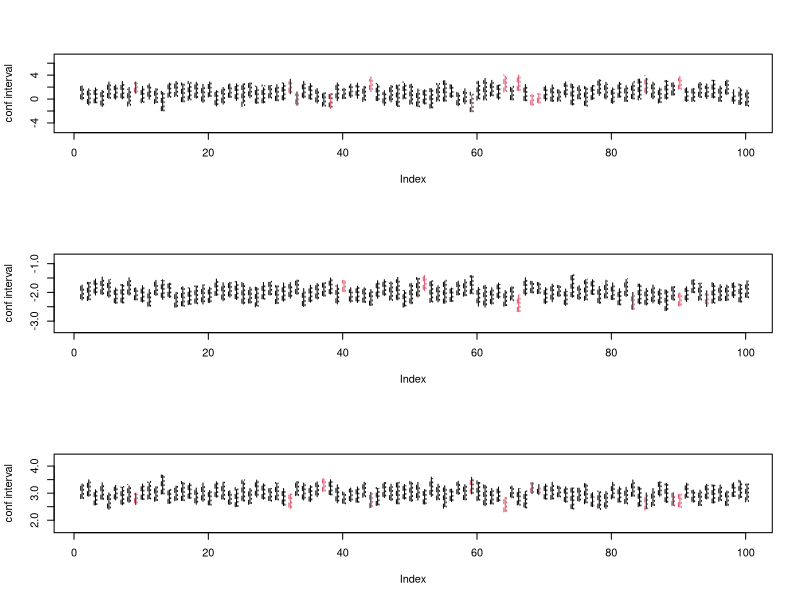

Source code (R):
## ---- chunk 1
knitr::opts_chunk$set(echo = TRUE)
## ---- chunk 2
x2 <- rep(1:5, 5) # data length = 25
x3 <- rep(1:5, each = 5)
## ---- chunk 3
lmcoefs1 <- function(data, ind) coef(lm(y ~ x2 + x3, data = data[ind, ])) # ind=row index
# 10x faster version: 
lmcoefs <- function(data, ind) {
  d <- as.matrix(data)[ind,,drop=FALSE] 
  coef(lm.fit(cbind(1, d[,c("x2","x3")]), d[,"y"])) # `data` should be a df with cols=[y, x2, x3]
}
## ---- chunk 4
len <- 5
B <- 3
bs <- replicate(B, sample(1:len, len, replace = TRUE)) 
print(bs) # size = len * B
print( apply(bs, MARGIN=c(1), sum) ) # 1: apply on each row
print( apply(bs, MARGIN=c(2), sum) ) # 2: apply on each column
## ---- chunk 5
obst.est <- function(data, B){# returns the 3 estimated coeffs for each bs sample shape=(3*B)
  len <- nrow(data)
  # Create matrix of indexes of dimension (len x B) where each colum corresponds to a bootstrap sample
  ind <- replicate(B, sample(1:len, len, replace = TRUE)) # shape of ind = len * B
  # Bootstrap estimations of regression coefficients using the B bootstrap samples
  apply(ind, MARGIN=c(2), lmcoefs, data = data) # each col is a bs-sample, apply to each col
  # result shape: 3 * B
}
## ---- chunk 6
obst.ci <- function(bst.pars, data, alpha){ # returns conf-intervals for each param shape=(3*2)
  ## Estimate regression parameters without using bootstrap
  reg.pars <- lmcoefs(data, 1:nrow(data))
  ## Calculate empirical quantiles of the bootstrap distribution
  # shape of bst.pars=(3*B), each col of bst.pars is (beta1, beta2, beta3), 
  # each row is betai for each bs sample --> apply quantile to each row!
  qt <- apply(bst.pars, MARGIN=c(1), quantile, 
    probs = c(1-alpha/2, alpha/2), names = FALSE) # `probs` and `names` are params for `quantile`
  ## Return vector of bootstrap confidence intervals
  2*reg.pars - t(qt) ## (cf. Formula (5.5) in the lecture notes)
}
## ---- chunk 7
set.seed(84)
# install.packages("boot")
library(boot)
B <- 1000
alpha <- 0.05
## ---- chunk 8
y <- 1-2*x2+3*x3+rnorm(25)
fit <- lm(y~x2+x3, data=data.frame(y=y, x2=x2, x3=x3))
confint(fit, level=1-alpha)
## ---- chunk 9
nrep <- 100 # 1000 is too slow...
ci.Bt <- ci.T <- ci.Bs <- array(0, dim=c(nrep, 3, 2) ) # store theory and bs confint
# ci.T[i,j,] = conf-intervals for xj in ith simulation
for(i in 1:nrep){ # simulate 100 times
  # generate data
  y <- 1-2*x2+3*x3+rnorm(25) # rnorm: change to other noise: `rt`, `rexp`
  data = data.frame(y=y, x2=x2, x3=x3) 
  
  # run bootstrap and get conf-interval
  bst.pars <- obst.est(data, B)
  confint.bst <- obst.ci(bst.pars, data, alpha)
  
  # calculate classical(theoritical) conf-interval
  fit <- lm(y~x2+x3, data=data.frame(y=y, x2=x2, x3=x3))
  confint.theory <- confint( fit , level=1-alpha)
  
  # calculate confint by `boot`
  bst.sample <- boot(data=data, statistic=lmcoefs, R=B)
  confint.boot <- matrix(0, nrow=3, ncol=2)
  for(k in 1:3)
    confint.boot[k,] <- boot.ci(bst.sample, conf=1-alpha, type="basic", index=k)$basic[c(4,5)]
  
  # store the values
  ci.Bs[i,,] <- confint.bst
  ci.T[i,,] <- confint.theory
  ci.Bt[i,,] <- confint.boot
}
## ---- chunk 10
par(mfrow=c(3,1)) # each plot for one param betai
true.beta <- c(1, -2, 3)
for(k in 1:3) { # plot for the 3 params beta_k
  plot( 1:nrep, type="n", ylab="conf interval",
       ylim=extendrange(ci.T[,k,],f=0.5) ) 
  for(i in 1:nrep){
    lo.Bt <- ci.Bt[i,k,1]
    hi.Bt <- ci.Bt[i,k,2]
    col.Bt <- ifelse(true.beta[k]<hi.Bt && true.beta[k]>lo.Bt, 1, 2)
    segments(x0=i, y0=lo.Bt, y1=hi.Bt, col=col.Bt, lty=2)
    
    lo.T <- ci.T[i,k,1]
    hi.T <- ci.T[i,k,2]
    col.T <- ifelse(true.beta[k]<hi.T && true.beta[k]>lo.T, 1, 2)
    segments(x0=i+0.2, y0=lo.T, y1=hi.T, col=col.T, lty=1)
    
    lo.Bs <- ci.Bs[i,k,1]
    hi.Bs <- ci.Bs[i,k,2]
    col.Bs <- ifelse(true.beta[k]<hi.Bs && true.beta[k]>lo.Bs, 1, 2)
    segments(x0=i+0.4, y0=lo.Bs, y1=hi.Bs, col=col.Bs, lty=3)
  }
}
## ---- chunk 11
nrep <- 100
err.Bs <- err.L1 <- numeric(length=nrep)
for(i in 1:nrep){ # simulate 100 times
  # generate data
  y <- 1-2*x2+3*x3+rnorm(25) # rnorm: change to other noise: `rt`, `rexp`
  data = data.frame(y=y, x2=x2, x3=x3) 
  
  # compute classical L1 loss
  fit <- lm(y~x2+x3, data=data.frame(y=y, x2=x2, x3=x3))
  err.L1[i] <- mean( abs(data$y-fitted(fit)) )
  
  # compute bootstrap error = 1/B*sum(L1 loss for each bs sample)
  bst.pars <- obst.est(data, B) # shape=(3*B), each col is the fitted linear model betas
  bst.fitted <- apply( bst.pars, MARGIN=c(2), function(betas) 1*betas[1]+x2*betas[2]+x3*betas[3] ) # can be written as a matrix multiplication, but not easy to understand...
  # 25*B fitted values, each col is a fit for one bs sample
  bst.l1err <- apply( abs(bst.fitted-data$y), MARGIN=2, mean ) # B L1 errors
  err.Bs[i] <- mean(bst.l1err)
}
## ---- chunk 12
print( mean(err.L1) )
print( mean(err.Bs) )
